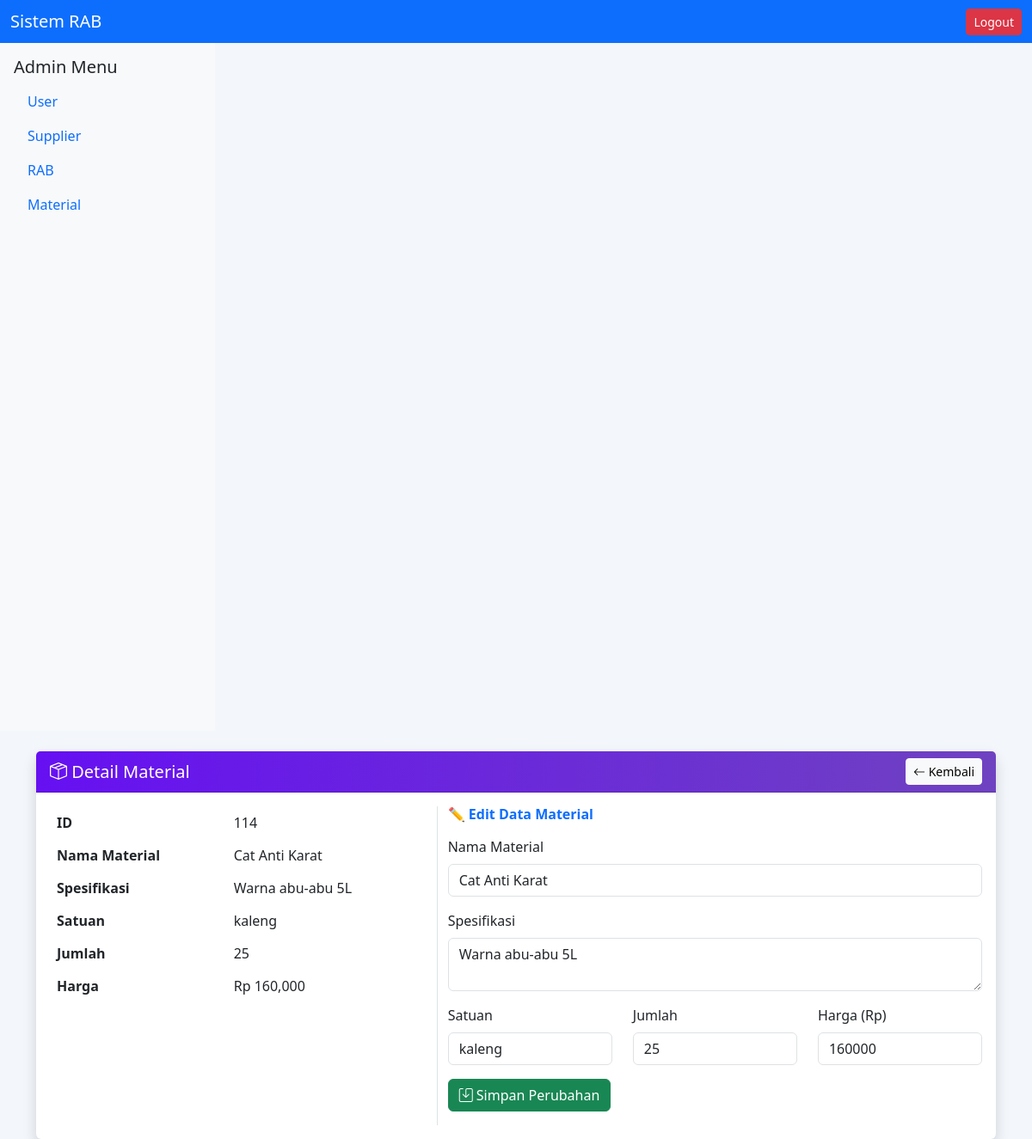
The app's page /views/detailmaterial.php?id=114 (signed in) with its own data.
### tables this page shows
CREATE TABLE `material` (
  `id_material` int(11) NOT NULL,
  `id_user` int(11) DEFAULT NULL,
  `name` varchar(100) DEFAULT NULL,
  `specification` text DEFAULT NULL,
  `unit` varchar(20) DEFAULT NULL,
  `quantity` int(11) DEFAULT NULL,
  `price` int(11) DEFAULT NULL
);

### views/detailmaterial.php (the view, shortened to what this page needs)
<?php
include '../config/database.php';
include '../partials/header.php';
include '../partials/sidebar.php';
$id = $_GET['id'];
$material = mysqli_fetch_assoc(mysqli_query($conn, "SELECT * FROM material WHERE id_material='$id'"));
?>
<!DOCTYPE html>
<html lang="id">
<head>
  <link href="https://cdn.jsdelivr.net/npm/bootstrap@5.3.0/dist/css/bootstrap.min.css" rel="stylesheet">
  <link href="https://cdn.jsdelivr.net/npm/bootstrap-icons@1.11.1/font/bootstrap-icons.css" rel="stylesheet">
</head>
<body style="background-color:#f3f6fa;">
<div class="container mt-4">
  <div class="card shadow border-0">
    <div class="card-header bg-purple text-white d-flex justify-content-between align-items-center" style="background: linear-gradient(90deg,#6610f2,#6f42c1);">
      <h5 class="mb-0"><i class="bi bi-box-seam"></i> Detail Material</h5>
      <a href="material.php" class="btn btn-light btn-sm"><i class="bi bi-arrow-left"></i> Kembali</a>
    </div>
    <div class="card-body">
      <div class="row">
        <div class="col-md-5">
          <table class="table table-borderless">
            <tr><th>ID</th><td><?= $material['id_material'] ?></td></tr>
            <tr><th>Nama Material</th><td><?= htmlspecialchars($material['name']) ?></td></tr>
            <tr><th>Spesifikasi</th><td><?= htmlspecialchars($material['specification']) ?></td></tr>
            <tr><th>Satuan</th><td><?= htmlspecialchars($material['unit']) ?></td></tr>
            <tr><th>Jumlah</th><td><?= number_format($material['quantity']) ?></td></tr>
            <tr><th>Harga</th><td>Rp <?= number_format($material['price']) ?></td></tr>
          </table>
        </div>
        <div class="col-md-7 border-start">
          <h6 class="fw-bold text-primary mb-3">✏️ Edit Data Material</h6>
          <form method="POST">
            <div class="mb-3">
              <label class="form-label">Nama Material</label>
              <input type="text" name="name" class="form-control" value="<?= htmlspecialchars($material['name']) ?>" required>
            </div>
            <div class="mb-3">
              <label class="form-label">Spesifikasi</label>
              <textarea name="specification" class="form-control"><?= htmlspecialchars($material['specification']) ?></textarea>
            </div>
            <div class="row">
              <div class="col-md-4 mb-3">
                <label class="form-label">Satuan</label>
                <input type="text" name="unit" class="form-control" value="<?= htmlspecialchars($material['unit']) ?>" required>
              </div>
              <div class="col-md-4 mb-3">
                <label class="form-label">Jumlah</label>
                <input type="number" name="quantity" class="form-control" value="<?= htmlspecialchars($material['quantity']) ?>" required>
              </div>
              <div class="col-md-4 mb-3">
                <label class="form-label">Harga (Rp)</label>
                <input type="number" name="price" class="form-control" value="<?= htmlspecialchars($material['price']) ?>" required>
              </div>
            </div>
            <button type="submit" name="update" class="btn btn-success"><i class="bi bi-save"></i> Simpan Perubahan</button>
          </form>
        </div>
      </div>
    </div>
  </div>
</div>
</body>
</html>

### records on screen
material: id_material "114", name "Cat Anti Karat", specification "Warna abu-abu 5L", unit "kaleng", quantity "25", price "160,000", price "160000"

### other values on screen
$role "Admin"
